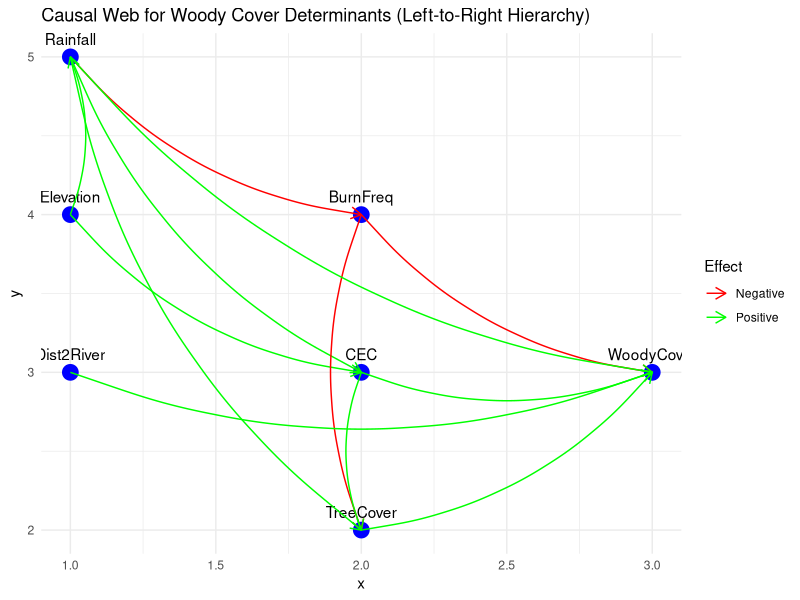

Source code (R):
#MADE WITH CHAT-GTP

# Load ggplot2
library(ggplot2)

# Define node positions (left-to-right hierarchy)
nodes <- data.frame(
  name = c("Rainfall", "Elevation", "Dist2River", "BurnFreq", "CEC", "TreeCover", "WoodyCover"),
  x = c(1, 1, 1, 2, 2, 2, 3), # x coordinates
  y = c(5, 4, 3, 4, 3, 2, 3)  # y coordinates
)

# Define edges (relationships)
edges <- data.frame(
  from = c("Rainfall", "Rainfall", "Elevation", "Elevation", 
           "Dist2River", "BurnFreq", "CEC", "TreeCover", 
           "BurnFreq", "CEC", "Rainfall", "Rainfall"),
  to = c("CEC", "TreeCover", "Rainfall", "CEC", 
         "WoodyCover", "WoodyCover", "TreeCover", "WoodyCover", 
         "TreeCover", "WoodyCover", "BurnFreq", "WoodyCover"),
  effect = c("Positive", "Positive", "Positive", "Positive", 
             "Positive", "Negative", "Positive", "Positive", 
             "Negative", "Positive", "Negative", "Positive")
)

# Merge edges with node coordinates
edges <- merge(edges, nodes, by.x = "from", by.y = "name")
edges <- merge(edges, nodes, by.x = "to", by.y = "name", suffixes = c("_from", "_to"))

# Create the plot
ggplot() +
  # Add nodes
  geom_point(data = nodes, aes(x = x, y = y), size = 5, color = "blue") +
  geom_text(data = nodes, aes(x = x, y = y, label = name), vjust = -1) +
  # Add arrows for edges
  geom_curve(data = edges, aes(x = x_from, y = y_from, xend = x_to, yend = y_to,
                               color = effect), curvature = 0.2, arrow = arrow(length = unit(0.3, "cm"))) +
  # Customize colors
  scale_color_manual(values = c("Positive" = "green", "Negative" = "red")) +
  # Add labels and theme
  labs(title = "Causal Web for Woody Cover Determinants (Left-to-Right Hierarchy)",
       color = "Effect") +
  theme_minimal()
